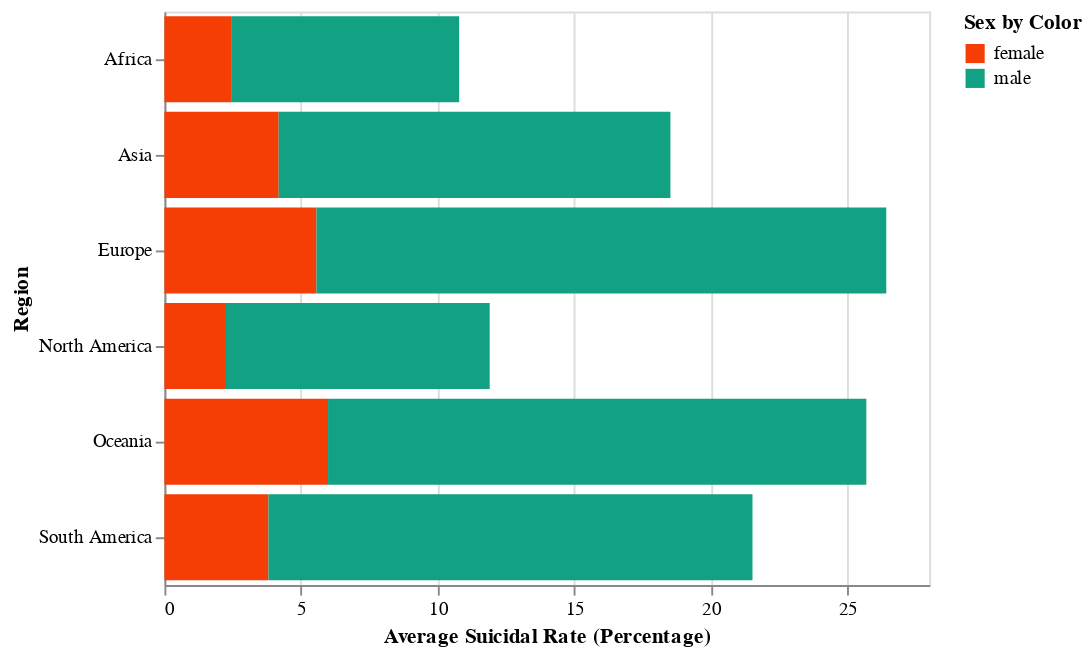

Express this chart as Vega-Lite.
### Vega-Lite specification from a JSON file in a GitHub repository (floating-point values rounded to 4 significant figures; data arrays with more than 128 entries replaced by an {"elided": "..."} marker saying what was removed)
{"config": {"view": {"width": 400, "height": 300}, "mark": {"tooltip": null}}, "data": {"name": "data-7a9b87d16149968285364e5da77482b0"}, "mark": "bar", "encoding": {"color": {"condition": {"type": "nominal", "field": "sex", "legend": {"title": "Sex by Color"}, "scale": {"domain": ["female", "male"], "range": ["#f43e06", "#12a182"]}, "selection": "selector007"}, "value": "lightgray"}, "tooltip": [{"type": "nominal", "field": "region"}, {"type": "nominal", "field": "sex"}, {"type": "quantitative", "field": "mean_sui"}], "x": {"type": "quantitative", "axis": {"tickMinStep": 4, "title": "Average Suicidal Rate (Percentage)"}, "field": "mean_sui"}, "y": {"type": "nominal", "axis": {"title": "Region"}, "field": "region"}}, "selection": {"selector007": {"type": "single", "nearest": true, "on": "mouseover", "fields": ["suicides/100k pop"], "empty": "all"}}, "transform": [{"aggregate": [{"op": "mean", "field": "suicides/100k pop", "as": "mean_sui"}], "groupby": ["region", "sex"]}], "$schema": "https://vega.github.io/schema/vega-lite/v3.4.0.json", "datasets": {"data-7a9b87d16149968285364e5da77482b0": {"elided": "684 records"}}}
